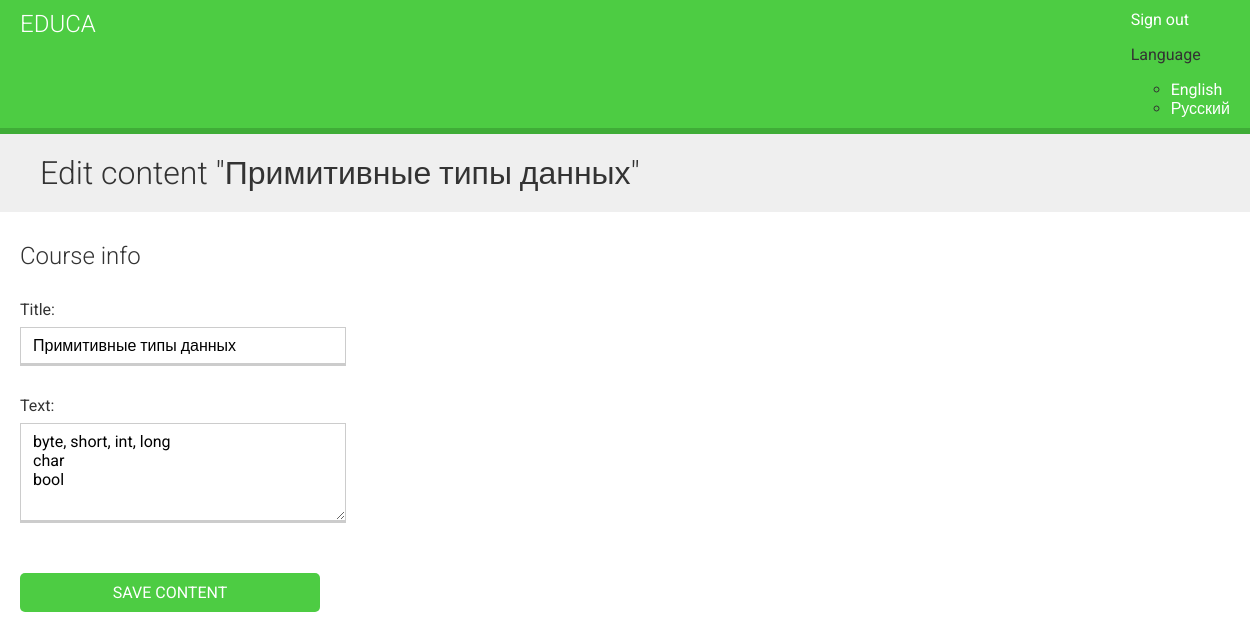
Screenshot of /en/course/module/1/content/text/10/ (signed in) with the database file from the repository.
### courses/models.py (models this page shows, shortened)
class BaseItem(models.Model):
    owner = models.ForeignKey(User,
                              related_name='%(class)s_related',
                              on_delete=models.CASCADE)
    title = models.CharField(max_length=200)
    created = models.DateTimeField(auto_now_add=True)
    updated = models.DateTimeField(auto_now=True)
    class Meta:
        abstract = True

class Text(BaseItem):
    content = models.TextField(verbose_name=_("Text"))

### courses/views.py (the view, shortened to what this page needs)
# urls.py: path('module/<int:module_id>/content/<model_name>/<id>/', views.ContentCreateUpdateView.as_view(), name='module_content_update'),
class ContentCreateUpdateView(TemplateResponseMixin, View):
    module = None
    model = None
    obj = None
    template_name = 'courses/manage/content/form.html'
    def get_model(self, model_name):
        if model_name in ('text', 'video', 'image', 'file'):
            return apps.get_model(app_label='courses',
                                  model_name=model_name)
        return None
    def get_form(self, model, *args, **kwargs):
        form = modelform_factory(model,
                                 exclude=['owner',
                                          'order',
                                          'created',
                                          'updated'])
        return form(*args, **kwargs)
    def dispatch(self, request, module_id, model_name, id=None):
        self.module = get_object_or_404(Module,
                                        id=module_id,
                                        course__owner=request.user)
        self.model = self.get_model(model_name)
        if id:
            self.obj = get_object_or_404(self.model,
                                         id=id,
                                         owner=request.user)
        return super(ContentCreateUpdateView, self).dispatch(request, module_id, model_name, id)
    def get(self, request, *args, **kwargs):
        form = self.get_form(model=self.model, instance=self.obj)
        context = {
            'form': form,
            'object': self.obj
        }
        return self.render_to_response(context)

### courses/templatetags/change_lang.py (called while the page is built)
@register.filter
def change_lang(request, lang):
    request.LANGUAGE_CODE = lang
    url = request.path.split('/', maxsplit=2)[2]
    return f'/{lang}/{url}'

### courses/templates/courses/manage/content/form.html (shortened to what this page needs)
{% extends "base.html" %}
{% load i18n %}
{% block content %}
    <h1>
        {% if object %}
            {% trans "Edit content" %} "{{ object.title }}"
        {% else %}
            {% trans "Add a new content" %}
        {% endif %}
    </h1>
    <div class="module">
        <h2>{% trans "Course info" %}</h2>
        <form action="" method="post" enctype="multipart/form-data">
            {{ form.as_p }}
            <p><input type="submit" value="{% trans "Save content" %}"></p>
        </form>
    </div>
{% endblock %}

### courses/static/css/base.css (style rules this page uses)
body { margin:0; font-family:'Roboto', sans-serif; font-weight:400; color:#333; }
h1, h2, h3, h4, h5, h6 { font-family:'Roboto', sans-serif; font-weight:300; }
h1 { background:#efefef; width:100%; overflow:auto; padding:20px 0 20px 40px; margin:0; }
.module { padding:10px 20px; float:left; width:600px; }
.module p { margin:10px 0 20px; width:100%; float:left; }
form p { overflow:auto; }
label { float:left; clear:both; margin:0 0 8px 0; }
input, select, textarea { border:1px solid #ccc; border-bottom:3px solid #ccc; padding:8px 12px; font-size:16px; font-family:'Roboto', sans-serif; float:left; clear:both; width:300px; }
textarea { height:80px; }
input[type=submit], a.button { border-radius:5px; background:#4dcc43; color:#fff; font-size:16px; text-transform:uppercase; border:none; padding:10px 20px; margin:20px 0; }

### rows the page displays
Text: title "Примитивные типы данных", content "byte, short, int, long char bool"

### other values shown
{{ language.name_local }} "English" "Русский"
